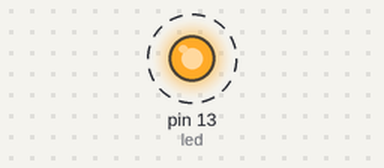
This sketch was run on a simulated Arduino Uno, built with avr-gcc and run on an emulated ATmega328P. On the bench: output pins drawn as LEDs (lit = HIGH). Dashed ring = blinking.

Above: at 0.5 s.
Timing chart, 0 to 4.6 s (numbered marks = the images above):
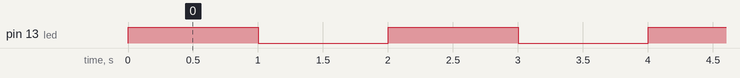

The sketch:

Blinking_LED.ino
```cpp
int led = 13;
void setup() {
 pinMode(LED_BUILTIN, OUTPUT);
 pinMode(led,OUTPUT);
}

void loop() {
  digitalWrite(LED_BUILTIN,HIGH);
  digitalWrite(led,HIGH);
  delay(1000);
  digitalWrite(LED_BUILTIN,LOW);
  digitalWrite(led,LOW);
  delay(1000);

}
```

Measured:
- by itself, pin 13 (led): alternates HIGH for 1.0 s and LOW for 1.0 s
